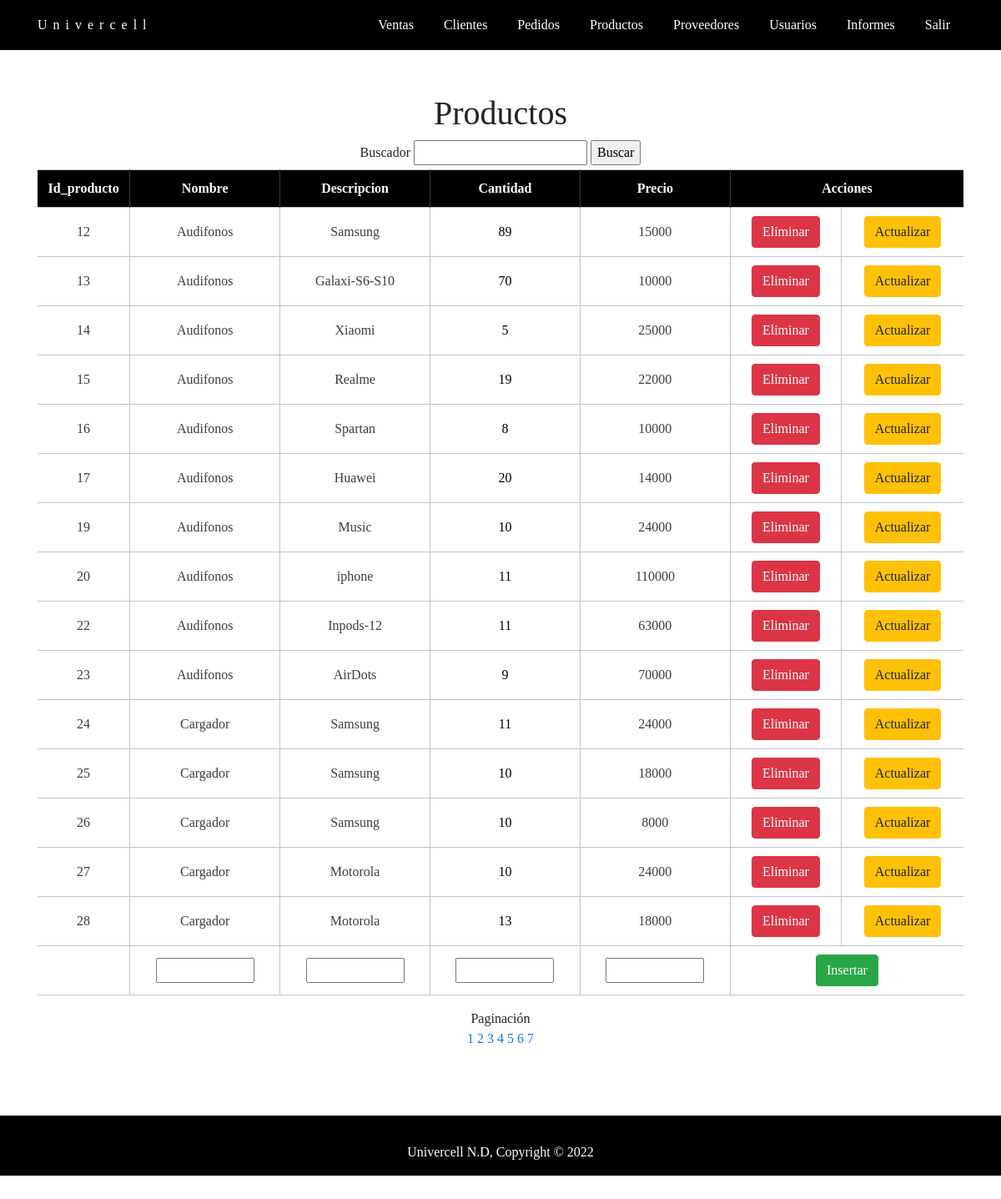
Page /index_productos.php (signed in) on the committed database.
### tables this page shows
CREATE TABLE `productos` (
  `Id_producto` int(15) NOT NULL,
  `Nombre` varchar(50) NOT NULL,
  `Descripcion` varchar(50) NOT NULL,
  `Cantidad` int(30) NOT NULL,
  `Precio` int(50) NOT NULL
);

### index_productos.php (the view, shortened to what this page needs)
<!doctype html>
<html>
<head>
<link rel="stylesheet" type="text/css" href="css/estilosinicio.css">
<link rel="stylesheet" href="css/estilostabla.css">
<link rel="stylesheet" href="https://cdn.jsdelivr.net/npm/bootstrap@4.0.0/dist/css/bootstrap.min.css">
</head>
<body>
<header class= "header">
    <div class="container logo-nav">
      <a href="menu.php" class="logo">Univercell</a>
      <nav class="navigation">
    	  <ul>
             <li><a href="index_ventas.php">Ventas</a></li>
             <li><a href="index_clientes.php">Clientes</a></li>
             <li><a href="index_pedidos.php">Pedidos</a></li>
             <li><a href="index_productos.php">Productos</a></li>
             <li><a href="index_prove.php">Proveedores</a></li>
             <li><a href="index_usuarios.php">Usuarios</a></li>
			       <li><a href="Ver_ventas.php">Informes</a></li>
             <li class="curren"><a href="cerrar_sesion.php" onclick="return Confirmation()">Salir</a></li>
	      </ul>
  	  </nav>
    </div>
  </header>
  <main class="main">
      <div class="container"><br><br>
  <?php
  require("conexion.php");
  $tamano_pag=15;
    if (isset($_GET['pagina'])){
      if($_GET['pagina']==1){
        header("Location:index_libros.php");
      }else{
        $pagina=$_GET['pagina'];
      }
      }else{
    $pagina=1;
  }
  $empezar_desde=($pagina-1)*$tamano_pag;
  $resultado=$base->query("SELECT * FROM productos");
  $num_fila=$resultado->rowCount();
    $total_pagina=ceil($num_fila/$tamano_pag);
  ?>
<h1><span class="subtitulo">Productos</span></h1>
<center><form action="busqueda_producto.php" method="get">
  <label> 		  Buscador</label>
  <input type="text" name="busqueda">
  <input type=submit value="Buscar">
  </center>
  <form name="form1" method="post" action="<?php echo $_SERVER['PHP_SELF'] ?>">
    <table class="tabl" width="70%" border="0" align="center">
      <?php
      $resultado=$base->query("SELECT * FROM productos LIMIT $empezar_desde, $tamano_pag");
       $registros=$resultado->fetchAll(PDO::FETCH_OBJ);
      ?>
      <thead>
      <tr class="cabeza">
        <th class="primera_fila">Id_producto</th>
        <th class="primera_fila">Nombre</th>
        <th class="primera_fila">Descripcion</th>
        <th class="primera_fila">Cantidad</th>
        <th class="primera_fila">Precio</th>
        <th class="primera_fila" colspan="2">Acciones</td>
      </tr>
      </thead>
      <tbody>
        <?php
        foreach ($registros as $product):
		?>
      <tr>
        <td><?php echo $product->Id_producto?></td>
        <td><?php echo $product->Nombre?></td>
        <td><?php echo $product->Descripcion?></td>
        <td align="center"
    <?php
		if($product->Cantidad <=1) {
  		    echo ' style="background-color: red; color: black;"';
		} else {
  		    echo ' style="background-color:grenn; color: black;"';
		}
	?>
><?= $product->Cantidad ?></td>
        <td><?php echo $product->Precio?></td>
        <td class="bot"><a href="eliminar_producto.php?Id_producto=<?php echo $product->Id_producto?>"><input class="btn btn-danger" type='button' name='del' id='del' value='Eliminar' onclick="return Confirmation()"></a></td>
        <td class='bot'><a href="editar_productos.php?Id=<?php echo $product->Id_producto?>
                                               & nom=<?php echo $product->Nombre?>
                                               & des=<?php echo $product->Descripcion?>
                                               & can=<?php echo $product->Cantidad?>
                                               & pre=<?php echo $product->Precio?>">
          <input class="btn btn-warning" type='button' name='up' id='up' value='Actualizar'></a></td>
      </tr>
        <?php
        endforeach;
        ?>
      <tr>
        <td></td>
        <td><input class="but" type='text' name='Nom' size='10' ></td>
        <td><input class="but" type='text' name='Des' size='10' ></td>
        <td><input class="but" type='text' name='Can' size='10' ></td>
        <td><input class="but" type='text' name='Pre' size='10' ></td>
        <td class='bot' colspan="2"><input class="btn btn-success" type='submit' name='insert' id='insertar' value='Insertar'></a></td>
      </tr>
      </tbody>
    </table>
  </form>
 </div>
      </main>
<center>
    <?php
      echo "<p class='pag'>Paginación <br>";
      for($i=1; $i<=$total_pagina; $i++){
        echo "<a href='?pagina=" . $i . "'>" . $i . "</a> ";
      }
    ?>
  </center>
  <footer class="footer">
  <div class="container">
    Univercell N.D, Copyright &copy; 2022
  </div>
  </footer>
<p>&nbsp;</p>
</body>
</html>

### css/estilosinicio.css (style rules this page uses)
body { font-family: 'Times New Roman', Times, serif; color: black; font-size: 1.2rem; line-height: 1.6em; margin: 0; text-decoration: none; }
p { margin-bottom: 1.6em; }
* { font-family: 'Times New Roman', Times, serif; text-decoration: none; }
.container { width:100%; max-width: 1400px; margin:0 auto; overflow:hidden; cursor: default; text-decoration: none; }
ul { margin:0; padding:0; text-decoration: none; }
.header { background:black; color:#ffffff; padding-top:10px; padding-bottom: 10px; cursor:default; position: fixed; width: 100%; }
.logo-nav { display: flex; justify-content: space-between; align-items: center; flex-wrap: wrap; }
.header a { background: black; color:#ffffff; text-decoration:none; font-size:16px; }
.logo { letter-spacing: 7px; padding-right: 2rem; font-size: 3rem; text-decoration: none; }
.navigation ul { margin: 0; padding: 0; list-style: none; }
.navigation ul li { display: inline-block; }
.navigation ul li a { display:block; padding: 0.5rem 1rem; transition: all 0.3s linear; border-radius: 7px; text-decoration: none; }
.main { padding-top: 4rem; text-align: justify; margin-bottom: 1rem; }
.footer { background: black; padding-top: 2rem; text-align: center; position: relative; color: #ffffff; margin-top: 5rem; padding-bottom: 1rem; width: 100%; }

### css/estilostabla.css (style rules this page uses)
h1 { text-align: center; align-items: center; }
* { box-sizing: border-box; }
.tabl .cabeza { text-align: center; }
.tabl { border-collapse:none; margin: auto; box-sizing: border-box; width: 100%; border-spacing: 0; }
th { color: white; background: black; border-right: 1px solid #343a45; padding: 10px 0 10px 0; text-align: center; align-items: center; }
td { align-items: center; text-align: center; background: white; padding: 10px; border-right: 1px solid #c1c3d1; }
.tabl th:last-child, .tabl td:last-child { border-right: 0; }
.tabl td:last-child { border-bottom: 0; }
.tabl tbody tr { background: white; }
tr { border-top: 1px solid #c1c3d1; border-bottom: 1px solid #c1c3d1; color: #3d3d3e; }

### rows in the picture
productos: Id_producto "12", Nombre "Audifonos", Descripcion "Samsung", Cantidad "89", Precio "15000"
productos: Id_producto "13", Nombre "Audifonos", Descripcion "Galaxi-S6-S10", Cantidad "70", Precio "10000"
productos: Id_producto "14", Nombre "Audifonos", Descripcion "Xiaomi", Cantidad "5", Precio "25000"
productos: Id_producto "15", Nombre "Audifonos", Descripcion "Realme", Cantidad "19", Precio "22000"
productos: Id_producto "16", Nombre "Audifonos", Descripcion "Spartan", Cantidad "8", Precio "10000"
productos: Id_producto "17", Nombre "Audifonos", Descripcion "Huawei", Cantidad "20", Precio "14000"
productos: Id_producto "19", Nombre "Audifonos", Descripcion "Music", Cantidad "10", Precio "24000"
productos: Id_producto "20", Nombre "Audifonos", Descripcion "iphone", Cantidad "11", Precio "110000"
productos: Id_producto "22", Nombre "Audifonos", Descripcion "Inpods-12", Cantidad "11", Precio "63000"
productos: Id_producto "23", Nombre "Audifonos", Descripcion "AirDots", Cantidad "9", Precio "70000"
productos: Id_producto "24", Nombre "Cargador", Descripcion "Samsung", Cantidad "11", Precio "24000"
productos: Id_producto "25", Nombre "Cargador", Descripcion "Samsung", Cantidad "10", Precio "18000"
productos: Id_producto "26", Nombre "Cargador", Descripcion "Samsung", Cantidad "10", Precio "8000"
productos: Id_producto "27", Nombre "Cargador", Descripcion "Motorola", Cantidad "10", Precio "24000"
productos: Id_producto "28", Nombre "Cargador", Descripcion "Motorola", Cantidad "13", Precio "18000"
